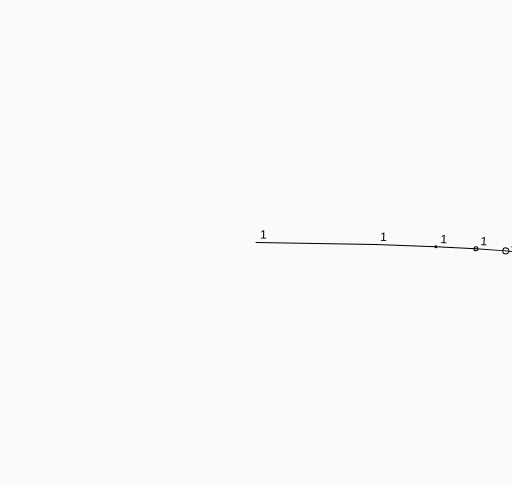
Frame 1 (no input)
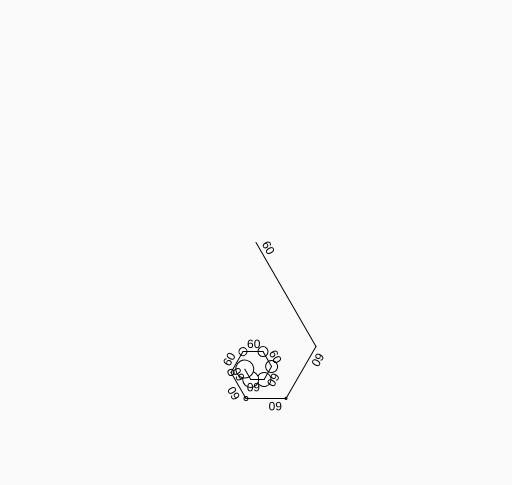
Frame 60 (no input)
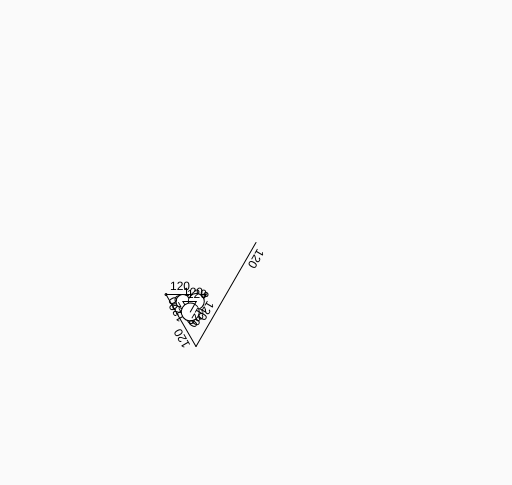
Frame 120 (the mouse pressed at the canvas centre since frame 60)

The p5.js sketch that drew these frames (run headless with seeded random() and noise() and a simulated clock; from frame 60 on, the mouse is pressed at the canvas centre):

// p5.js sketch
// ── sketch.js
function setup() {
    createCanvas(512, 485);
    angleMode(DEGREES);
}

function draw() {
    background(250);
    let angle = frameCount % 360;
    let count = 10;
    let span = 120;

    translate(width / 2, height / 2);

    for (let i = 0; i < count; i++) {
        let stepSpan = span / (i + 1);

        rotate(angle);

        circle(stepSpan, 0, i * 2);
        line(0, 0, stepSpan, 0);
        text(angle, 4, -4);

        translate(stepSpan, 0);
    }
}
